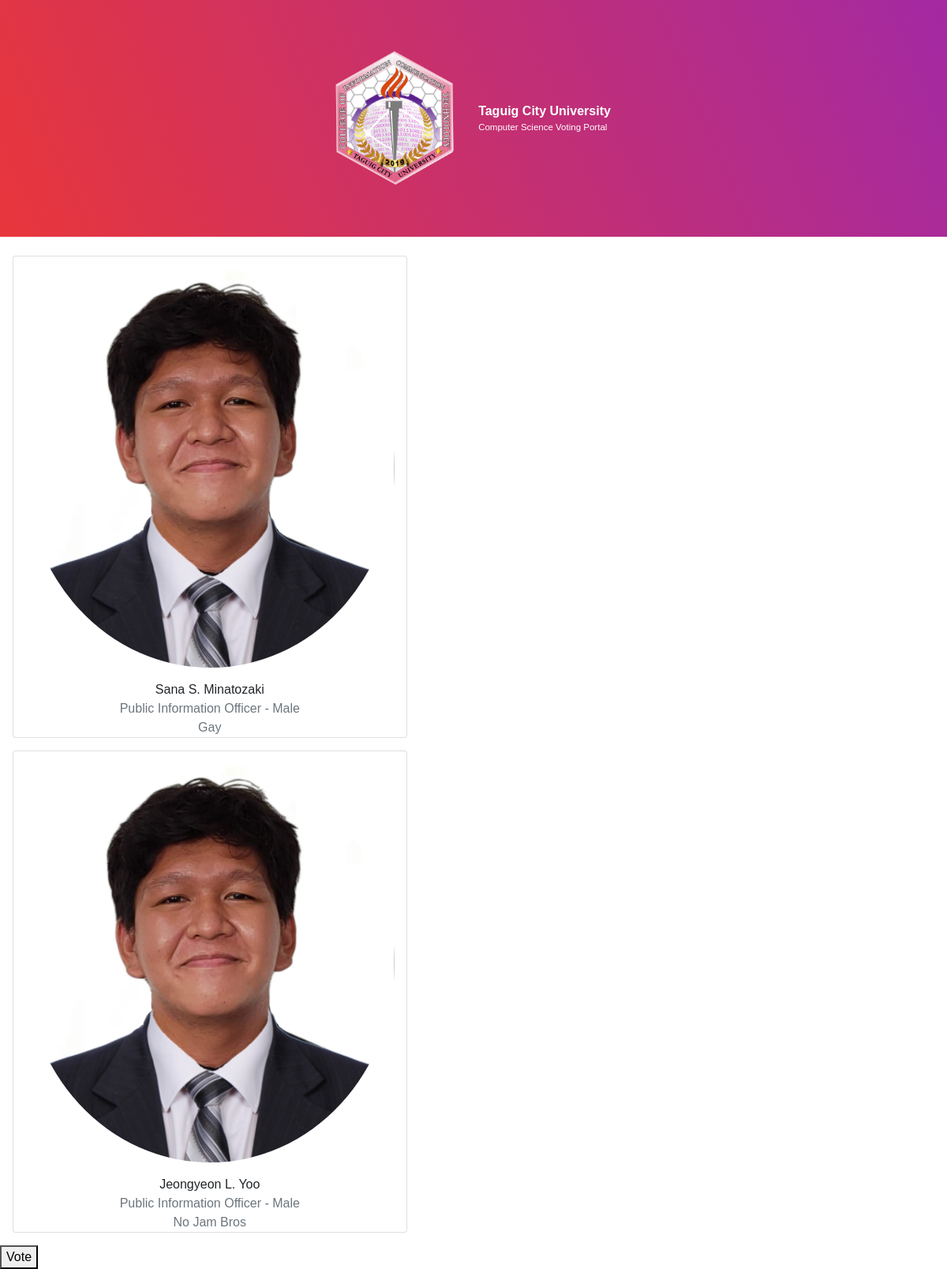
The page /php/piom.php on the database its author committed.
### tables this page shows
CREATE TABLE `candidate` (
  `candidatename` varchar(50) NOT NULL,
  `candidatestudentnumber` varchar(50) NOT NULL,
  `candidateage` varchar(50) NOT NULL,
  `candidategender` varchar(10) NOT NULL,
  `candidatecourse` varchar(50) NOT NULL,
  `candidateposition` varchar(50) NOT NULL,
  `candidatepartylist` varchar(50) NOT NULL,
  `candidatepicture` varchar(100) NOT NULL
);

### php/piom.php (the view, shortened to what this page needs)
<!DOCTYPE html>
<html lang="en">
<head>
    <link rel="stylesheet" href="https://cdn.jsdelivr.net/npm/bootstrap@4.3.1/dist/css/bootstrap.min.css">
    <link rel="stylesheet" href="/css/vote.css">
</head>
<body>
    <div class="top">
        <div class="logo">
            <img src="/src/cict.png" class="icon">
        </div>
        <div class="name">
            <p class="schoolname">Taguig City University</p>
            <p class="webname">Computer Science Voting Portal</p>
        </div>
    </div><br>
</body>
</html>
<?php
include('connection.php');
$countquery = "SELECT * FROM candidate WHERE candidateposition = 'Public Information Officer - Male'";
$countres = mysqli_query($conn, $countquery);
while ($getrow = mysqli_fetch_array($countres)) {
    $cname = $getrow["candidatename"];
    $cpos = $getrow["candidateposition"];
    $cpartylist = $getrow["candidatepartylist"];
    echo '<div class="row pb-3 ml-3">
            <div class="col-5 card text-center" style="width: 18rem;">
                <img src="/src/currentpartylist/President.jpg" class="card-img-top py-3 rounded-circle" alt="...">
                <div class="card-body py-0 px-0">
                    <p class="card-text">' . $cname . '</p>
                    <p class="text-secondary">' . $cpos . '</p>
                    <p class="text-secondary">' . $cpartylist . '</p>
                </div>
            </div>
        </div>';
}
if (!isset($_SESSION['votedpiom'])) {
    $votingstatus = $_SESSION['votedpiom'];
    if ($votingstatus == 0) {
        echo '<button type="submit" name="submit">Vote</button>';
    } else {
        echo '<button type="button" name="submit" disabled>Already Voted</button>';
    }
} else {
    echo '<button type="button" name="submit" disabled>Disabled</button>';
}
?>

### css/vote.css (style rules this page uses)
html { font-size: 1rem; }
body { font-family: Arial, Helvetica, sans-serif; margin: 0 0 0 0; padding: 0 0 0 0; }
p { margin-bottom: 0; }
.webname { font-size: 0.72rem; }
.icon { width: 15vw; }
.top { width: 100%; display: flex; align-items: center; justify-content: center; padding: 5% 0 5% 0; background-image: linear-gradient(247.23deg, #a229a5 -2.25%, #eb3737 104.04%); color: white; column-gap: 1rem; z-index: 2; }
.schoolname { font-weight: bolder; }
.webname, .schoolname { margin-top: 0; margin-bottom: 0; }

### rows shown on the page
candidate: candidatename "Sana S. Minatozaki", candidateposition "Public Information Officer - Male", candidatepartylist "Gay"
candidate: candidatename "Jeongyeon L. Yoo", candidateposition "Public Information Officer - Male", candidatepartylist "No Jam Bros"
